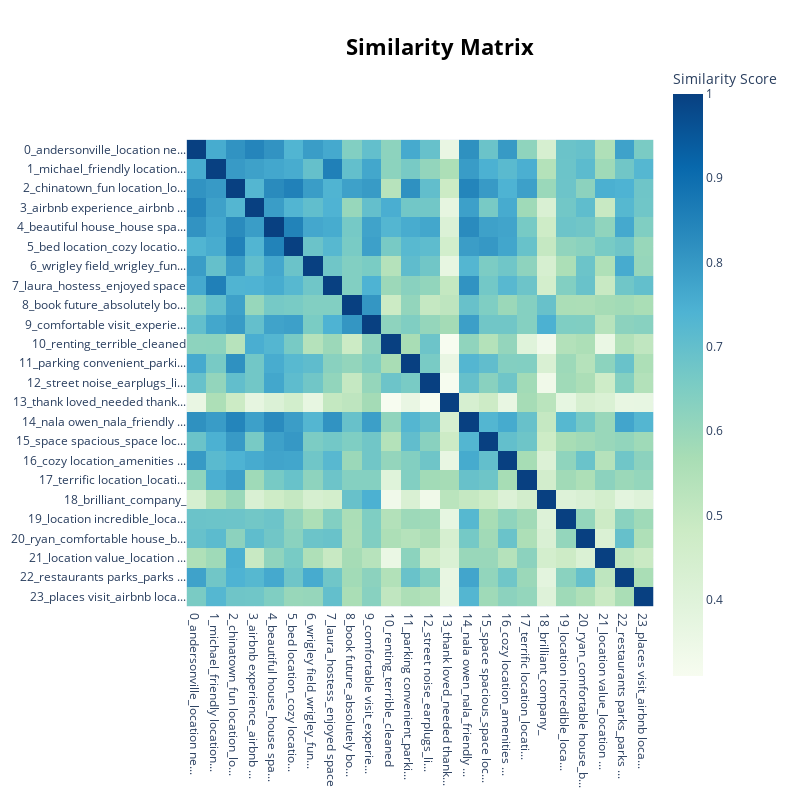

Notebook source saved alongside this figure:
### Markdown cell above
Reduce topics and visualize again

### Code cell
# 2. Reduce automatically
topic_model.reduce_topics(reviews_subset_clean.tolist(), nr_topics=25)

# 3. Re-check
topic_model.visualize_heatmap()

### Figure 1 — Plotly figure (JSON) as saved in the notebook; plotly's stock layout.template omitted (floating-point values rounded to 4 significant figures; data arrays with more than 128 entries replaced by an {"elided": "..."} marker saying what was removed)
{"data": [{"coloraxis": "coloraxis", "hovertemplate": "x: %{x}<br>y: %{y}<br>Similarity Score: %{z}<extra></extra>", "name": "0", "type": "heatmap", "x": ["0_andersonville_location ne...", "1_michael_friendly location...", "2_chinatown_fun location_lo...", "3_airbnb experience_airbnb ...", "4_beautiful house_house spa...", "5_bed location_cozy locatio...", "6_wrigley field_wrigley_fun...", "7_laura_hostess_enjoyed space", "8_book future_absolutely bo...", "9_comfortable visit_experie...", "10_renting_terrible_cleaned", "11_parking convenient_parki...", "12_street noise_earplugs_li...", "13_thank loved_needed thank...", "14_nala owen_nala_friendly ...", "15_space spacious_space loc...", "16_cozy location_amenities ...", "17_terrific location_locati...", "18_brilliant_company_", "19_location incredible_loca...", "20_ryan_comfortable house_b...", "21_location value_location ...", "22_restaurants parks_parks ...", "23_places visit_airbnb loca..."], "xaxis": "x", "y": ["0_andersonville_location ne...", "1_michael_friendly location...", "2_chinatown_fun location_lo...", "3_airbnb experience_airbnb ...", "4_beautiful house_house spa...", "5_bed location_cozy locatio...", "6_wrigley field_wrigley_fun...", "7_laura_hostess_enjoyed space", "8_book future_absolutely bo...", "9_comfortable visit_experie...", "10_renting_terrible_cleaned", "11_parking convenient_parki...", "12_street noise_earplugs_li...", "13_thank loved_needed thank...", "14_nala owen_nala_friendly ...", "15_space spacious_space loc...", "16_cozy location_amenities ...", "17_terrific location_locati...", "18_brilliant_company_", "19_location incredible_loca...", "20_ryan_comfortable house_b...", "21_location value_location ...", "22_restaurants parks_parks ...", "23_places visit_airbnb loca..."], "yaxis": "y", "z": {"elided": "24x24 float values"}}], "layout": {"coloraxis": {"colorbar": {"title": {"text": "Similarity Score"}}, "colorscale": [[0, "rgb(247,252,240)"], [0.125, "rgb(224,243,219)"], [0.25, "rgb(204,235,197)"], [0.375, "rgb(168,221,181)"], [0.5, "rgb(123,204,196)"], [0.625, "rgb(78,179,211)"], [0.75, "rgb(43,140,190)"], [0.875, "rgb(8,104,172)"], [1, "rgb(8,64,129)"]]}, "height": 800, "hoverlabel": {"bgcolor": "white", "font": {"family": "Rockwell", "size": 16}}, "legend": {"title": {"text": "Trend"}}, "margin": {"t": 60}, "showlegend": true, "title": {"font": {"color": "Black", "size": 22}, "text": "<b>Similarity Matrix</b>", "x": 0.55, "xanchor": "center", "y": 0.95, "yanchor": "top"}, "width": 800, "xaxis": {"anchor": "y", "constrain": "domain", "domain": [0, 1], "scaleanchor": "y"}, "yaxis": {"anchor": "x", "autorange": "reversed", "constrain": "domain", "domain": [0, 1]}}}
